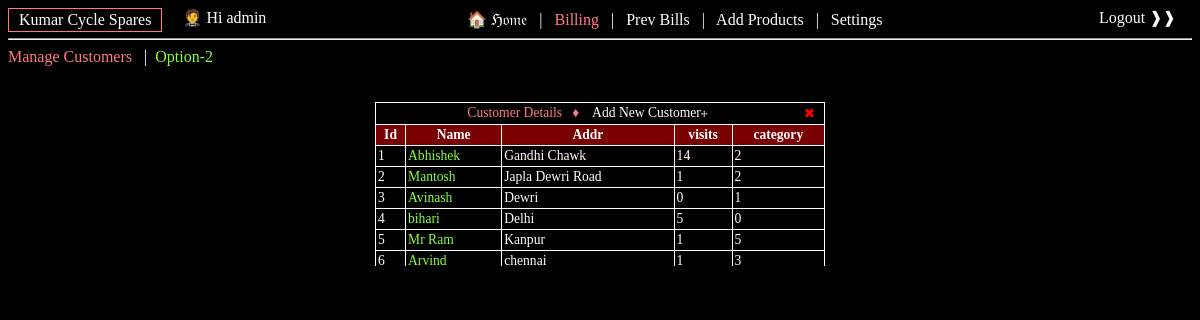
Page /customers/ (signed in) on the committed database.
### stores_app/models.py (models this page shows)
class store(models.Model):
    name = models.CharField(max_length=50)
    address = models.CharField(max_length=100)
    cash_value = models.IntegerField(default=0)
    activeFlag = models.CharField(max_length=1, default='Y')
    creator = models.ForeignKey(User, on_delete=models.SET_NULL, blank=True, null=True) # Store Owner
    def __str__(self):
        return self.name

### products/models.py (models this page shows, shortened)
class customer(models.Model):
	name = models.CharField(max_length=81)
	addr = models.CharField(max_length=80)
	visit_freq = models.IntegerField(default=0)
	category = models.IntegerField(default=0)
	store_obj = models.ForeignKey(store, on_delete=models.SET_NULL, blank=True, null=True)

### products/views.py (the view)
# urls.py: path('customers/',views.cust_home, name="cust_home"),
@login_required(login_url='/login/')
def cust_home(request):
    if 'term' in request.GET:
        cust_names = []
        qs = list(customer.objects.filter(store_obj=get_store_obj(request.user)).filter(name__icontains=request.GET.get('term')))  #istartswith can also be used.
        for item in qs:
            cust_names.append(item.name)
        return JsonResponse(cust_names, safe=False)
    else:
        data = {}
        store_obj = get_store_obj(request.user)
        data['store_obj'] = store_obj
        data['cust_obj_list'] = list(customer.objects.all().filter(store_obj=store_obj))
        return render(request,'customers.html', data)

### products/templatetags/extra_filters.py (called while the page is built)
@register.filter(name='has_group')
def has_group(request, group_name):
    groups = [str(group) for group in request.user.groups.all()]
    return True if group_name in groups else False

### products/views.py (called while the page is built)
def get_store_obj(user_obj):
    emp_obj = store_emp.objects.all().filter(emp_obj=user_obj).first()
    return emp_obj.store_obj if emp_obj is not None else "Store not available"

### products/templates/customers.html (shortened to what this page needs)
{% load static %}
{% load extra_filters %}
<html>
<head>
<link rel="stylesheet" href="{% static 'bootstrap/css/jquery-ui.css' %}">
</head>
<body bgcolor="#000;">
	<div class="t_w" style="float: left; padding:2px; border: 1px solid #ff7a7f; ">&ensp;{{store_obj}}&ensp; </div>
	<div class="t_w" style="float: left; "> &ensp;&ensp; &#129333;  Hi {{user}} &ensp;&ensp;&ensp;&ensp;</div>
	<center class="t_w">
		<a href="/" class="t_w t_hover">  &#127968; &Hfr;&ofr;&mfr;&efr;<a/> &ensp;|&ensp;
		<a href="/bill/" class="t_w t_hover" style="color:#ff7a7f;">Billing</a> &ensp;|&ensp;
		<a href="/prev_bill/" class="t_w t_hover">Prev Bills</a>
		{% if request|has_group:'store_manager' %}
			&ensp;|&ensp; <a href="/add/" class="t_w t_hover">Add Products</a>
		{% endif %}
		{% if user.is_superuser %}
			&ensp;|&ensp; <a href="/settings/" class="t_w t_hover">Settings</a>
		{% endif %}
		<a href="/logout/" class="t_w t_hover" style="float:inline-end;">&ensp;&ensp;&ensp;&ensp;&ensp;&ensp; Logout &#10097;&#10097;&ensp;&ensp; </a>
		<hr/>
	</center>
	<div class="t_w" style="float: left;">
		<a href="#" class="t_w t_hover" style="color:#ff7a7f;">Manage Customers</a>  &ensp;|&ensp;
   </div>
   <div class="t_w" style="float: left;">
	   <a href="#" class="t_w t_hover" style="color:#89ff36;">Option-2 </a>
   </div>
<center class="t_w">
<div style="width:450px;overflow-y: auto; scrollbar-width: none; -ms-overflow-style: none; height: 200px;" id="all_cust">
	<table class="t_w" style="width:450px; font-size: 85%;">
	<tr>
		<td colspan=5>
			<center style="color:#ff7a7f;">
				Customer Details&ensp;  &#9830; &ensp;
				<span id="btn_add_cust" class="t_hover">Add New Customer&#10750;</span>
				<span onclick="history.back()" id="cross" style="float:inline-end;cursor: pointer;">&ensp;&#10006;&ensp;</span>
			</center>
		</td>
	</tr>
	<tr style="background-color: rgb(122, 1, 1); position: sticky; top: 1; z-index: 1;">
		<th> Id </th>
		<th> Name </th>
		<th> Addr </th>
		<th> visits </th>
		<th> category </th>
	</tr>
	{% for cust_obj in cust_obj_list %}
	<tr style="color:white;">
		<td>{{cust_obj.id}}</td> &ensp;
		<td class="custnm" id="row{{cust_obj.id}}"><span style="color:#89ff36;">{{cust_obj.name}}</span></td> &ensp;
		<td>{{cust_obj.addr}}</td> &ensp;
		<td>{{cust_obj.visit_freq}}</td> &ensp;
		<td>{{cust_obj.category}}</td> &ensp;
	</tr>
	{% endfor %}
	</table>
</div>
</center>
</body>
</html>

### products/templates/customers.html (style rules this page uses)
table, th, td { border: 1px solid white; border-collapse: collapse; padding:2px; }
.t_w { color:white; text-decoration:none; }
.t_hover { color:white; }
.custnm, #btn_add_cust { cursor:pointer; }
#cross { color: red; }

### rows in the picture
store: name "Kumar Cycle Spares"
customer: id "1", name "Abhishek", addr "Gandhi Chawk", visit_freq "14", category "2"
customer: id "2", name "Mantosh", addr "Japla Dewri Road", visit_freq "1", category "2"
customer: id "3", name "Avinash", addr "Dewri", visit_freq "0", category "1"
customer: id "4", name "bihari", addr "Delhi", visit_freq "5", category "0"
customer: id "5", name "Mr Ram", addr "Kanpur", visit_freq "1", category "5"
customer: id "6", name "Arvind", addr "chennai", visit_freq "1", category "3"

### other values in the picture
{{ user }} "admin"
